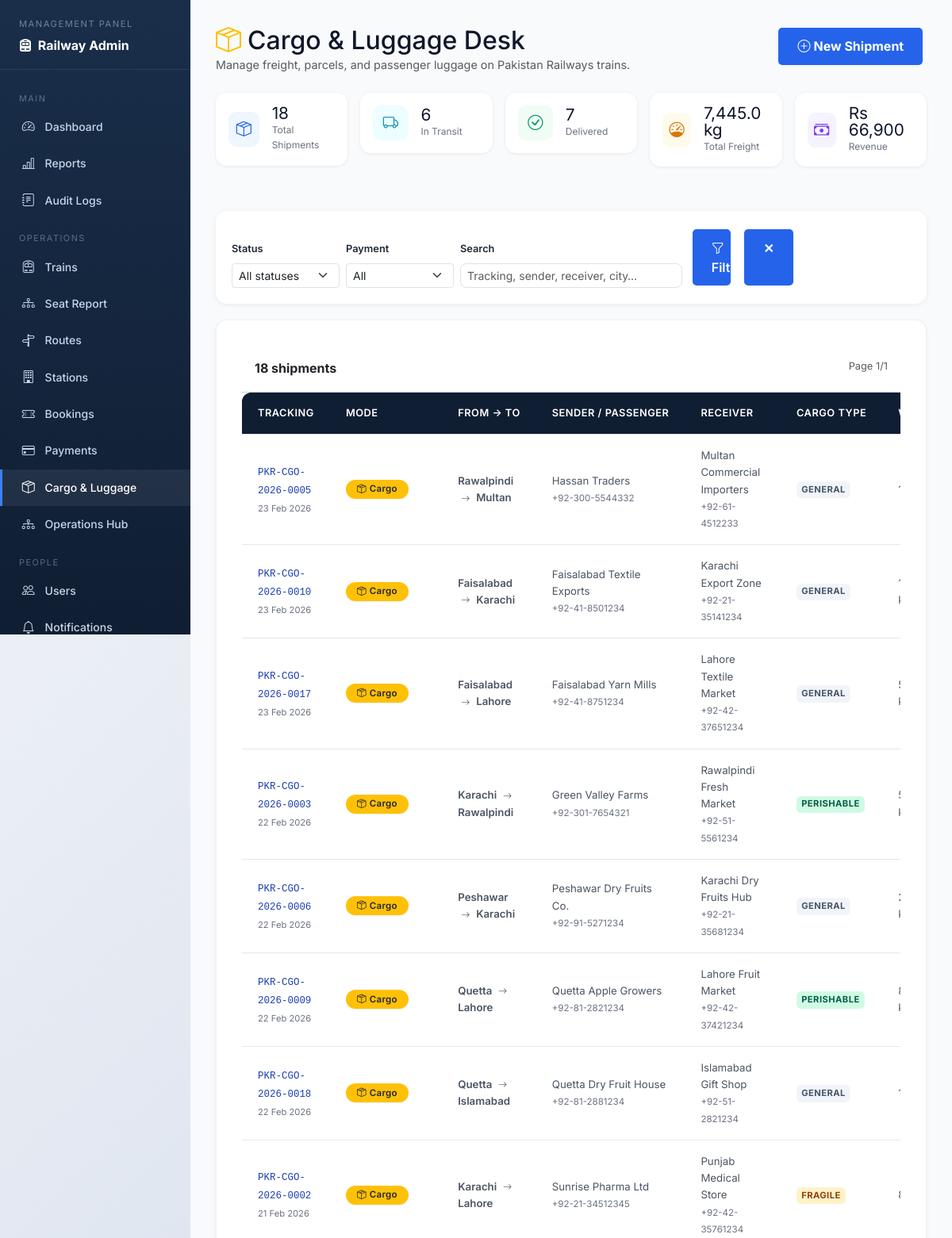
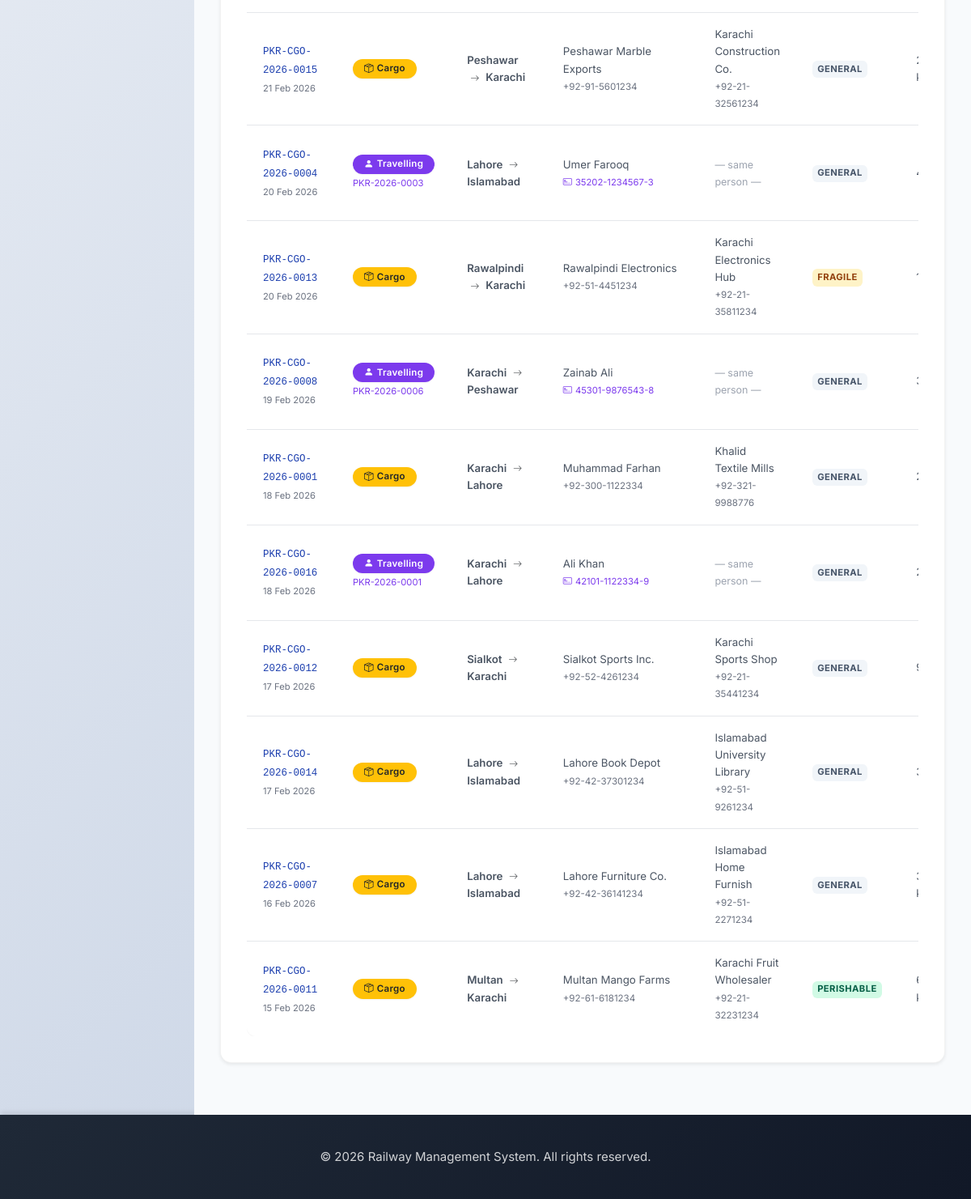
The app's page /cargo-shipments.php (signed in) with its own data (2 pictures, top to bottom).
### tables this page shows
CREATE TABLE IF NOT EXISTS cargo_shipments (
    shipment_id          INT PRIMARY KEY AUTO_INCREMENT,
    tracking_number      VARCHAR(30) UNIQUE NOT NULL,
    shipment_type        ENUM('cargo_delivery','travelling') NOT NULL DEFAULT 'cargo_delivery',
    passenger_name       VARCHAR(120),
    passenger_cnic       VARCHAR(20),
    linked_booking_ref   VARCHAR(30),
    sender_name          VARCHAR(100) NOT NULL,
    sender_phone         VARCHAR(20),
    sender_address       TEXT,
    receiver_name        VARCHAR(100),
    receiver_phone       VARCHAR(20),
    receiver_address     TEXT,
    origin_city          VARCHAR(100) NOT NULL,
    destination_city     VARCHAR(100) NOT NULL,
    route_id             INT,
    weight_kg            DECIMAL(8,2) NOT NULL,
    cargo_type           ENUM('general','fragile','perishable','livestock','hazardous') DEFAULT 'general',
    declared_value       DECIMAL(12,2) DEFAULT 0.00,
    shipping_fee         DECIMAL(10,2) NOT NULL,
    shipment_status      ENUM('pending','in_transit','arrived','delivered','cancelled') DEFAULT 'pending',
    payment_status       ENUM('pending','paid','refunded') DEFAULT 'pending',
    special_instructions TEXT,
    booked_by            INT,
    handled_by           INT,
    booking_date         TIMESTAMP DEFAULT CURRENT_TIMESTAMP,
    estimated_delivery   DATE,
    actual_delivery      DATETIME,
    updated_at           TIMESTAMP DEFAULT CURRENT_TIMESTAMP ON UPDATE CURRENT_TIMESTAMP,
    FOREIGN KEY (route_id)   REFERENCES routes(route_id)  ON DELETE SET NULL,
    FOREIGN KEY (booked_by)  REFERENCES users(user_id)    ON DELETE SET NULL,
    FOREIGN KEY (handled_by) REFERENCES users(user_id)    ON DELETE SET NULL,
    INDEX idx_cargo_status  (shipment_status),
    INDEX idx_cargo_route   (route_id),
    INDEX idx_cargo_track   (tracking_number)
);

### src/classes/Database.php (called while the page is built, shortened)
<?php
class Database {
    private $host = DB_HOST;
    private $db_name = DB_NAME;
    private $user = DB_USER;
    private $password = DB_PASS;
    private $port = DB_PORT;
    private $connection;
    public function connect() {
        $this->connection = new mysqli(
            $this->host,
            $this->user,
            $this->password,
            $this->db_name,
            $this->port
        );
        $this->connection->set_charset('utf8');
        return $this->connection;
    }
    private function ensureCancellationColumns(): void {
        $db = $this->connection->real_escape_string($this->db_name);
        $columns = [
            'cancellation_reason' => "ALTER TABLE bookings ADD COLUMN cancellation_reason VARCHAR(255) DEFAULT NULL",
            'cancellation_fee'    => "ALTER TABLE bookings ADD COLUMN cancellation_fee    DECIMAL(10,2) DEFAULT 0.00",
            'refund_amount'       => "ALTER TABLE bookings ADD COLUMN refund_amount       DECIMAL(10,2) DEFAULT 0.00",
            'cancelled_at'        => "ALTER TABLE bookings ADD COLUMN cancelled_at        DATETIME DEFAULT NULL",
        ];
        foreach ($columns as $col => $ddl) {
            $check = $this->connection->query(
                "SELECT 1 FROM information_schema.COLUMNS
                 WHERE TABLE_SCHEMA = '{$db}' AND TABLE_NAME = 'bookings' AND COLUMN_NAME = '{$col}'"
            );
            if ($check && $check->num_rows === 0) {
                $this->connection->query($ddl);
            }
        }
    }
    private function ensureNotificationColumns(): void {
        $db = $this->connection->real_escape_string($this->db_name);
        $columns = [
            'type'       => "ALTER TABLE notifications ADD COLUMN type       VARCHAR(30)  NOT NULL DEFAULT 'info'",
            'related_id' => "ALTER TABLE notifications ADD COLUMN related_id  INT          NOT NULL DEFAULT 0",
        ];
        foreach ($columns as $col => $ddl) {
            $check = $this->connection->query(
                "SELECT 1 FROM information_schema.COLUMNS
                 WHERE TABLE_SCHEMA = '{$db}' AND TABLE_NAME = 'notifications' AND COLUMN_NAME = '{$col}'"
            );
            if ($check && $check->num_rows === 0) {
                $this->connection->query($ddl);
            }
        }
    }
    public function select($query) {
        $result = $this->connection->query($query);
        $data = array();
        if ($result->num_rows > 0) {
            while ($row = $result->fetch_assoc()) {
                array_push($data, $row);
            }
            return $data;
        } else {
            return false;
        }
    }
    public function selectRow($query) {
        $result = $this->connection->query($query);
        if ($result && $result->num_rows > 0) {
            return $result->fetch_assoc();
        }
        return false;
    }
}
?>

### cargo-shipments.php (the view, shortened to what this page needs)
<?php
require_once 'config/database.php';
require_once 'src/classes/Database.php';
$db   = new Database();
$db->connect();
$is_admin   = $_SESSION['role'] === 'admin';
$search        = trim($_GET['q'] ?? '');
$page          = max(1, (int)($_GET['page'] ?? 1));
$per_page      = 20;
$offset        = ($page - 1) * $per_page;
$wheres = [];
$where_sql = $wheres ? 'WHERE ' . implode(' AND ', $wheres) : '';
$total_rows  = (int)($db->selectRow("SELECT COUNT(*) AS n FROM cargo_shipments cs {$where_sql}")['n'] ?? 0);
$total_pages = max(1, (int)ceil($total_rows / $per_page));
$shipments = $db->select(
    "SELECT cs.*, u.full_name AS booked_by_name
     FROM cargo_shipments cs
     LEFT JOIN users u ON cs.booked_by = u.user_id
     {$where_sql}
     ORDER BY cs.booking_date DESC
     LIMIT {$per_page} OFFSET {$offset}"
) ?: [];
$kpi = $db->selectRow(
    "SELECT COUNT(*) AS total,
            SUM(shipment_status='pending')    AS pending_n,
            SUM(shipment_status='in_transit') AS transit_n,
            SUM(shipment_status='delivered')  AS delivered_n,
            SUM(shipment_status='cancelled')  AS cancelled_n,
            IFNULL(SUM(shipping_fee),0)       AS total_fees,
            IFNULL(SUM(weight_kg),0)          AS total_kg
     FROM cargo_shipments"
) ?? [];
require_once 'inc/header.php';
?>
<div class="adm-wrap">
<aside class="adm-sidebar">
    <div class="sb-brand">
        <span>Management Panel</span>
        <strong><i class="bi bi-train-front-fill me-1"></i> Railway Admin</strong>
    </div>
    <nav>
        <div class="sb-sep">Main</div>
        <a href="admin-dashboard.php"><i class="bi bi-speedometer2"></i> Dashboard</a>
        <a href="reports.php"><i class="bi bi-bar-chart-line"></i> Reports</a>
        <?php if ($is_admin): ?>
        <a href="audit-logs.php"><i class="bi bi-journal-text"></i> Audit Logs</a>
        <?php endif; ?>
        <div class="sb-sep">Operations</div>
        <a href="manage-trains.php"><i class="bi bi-train-front"></i> Trains</a>
        <a href="train-seats-report.php"><i class="bi bi-diagram-3"></i> Seat Report</a>
        <a href="manage-routes.php"><i class="bi bi-signpost-split"></i> Routes</a>
        <a href="operations-hub.php?tab=stations"><i class="bi bi-building"></i> Stations</a>
        <a href="manage-bookings.php"><i class="bi bi-ticket-perforated"></i> Bookings</a>
        <a href="manage-payments.php"><i class="bi bi-credit-card"></i> Payments</a>
        <a href="cargo-shipments.php" class="active"><i class="bi bi-box-seam"></i> Cargo &amp; Luggage</a>
        <a href="operations-hub.php"><i class="bi bi-diagram-3"></i> Operations Hub</a>
        <div class="sb-sep">People</div>
        <?php if ($is_admin): ?><a href="manage-users.php"><i class="bi bi-people"></i> Users</a><?php endif; ?>
        <a href="notifications.php"><i class="bi bi-bell"></i> Notifications</a>
    </nav>
</aside>
<main class="adm-main">
    <div class="d-flex justify-content-between align-items-start mb-4 flex-wrap gap-2">
        <div>
            <h2 class="fw-black mb-0" style="color:#0f172a;"><i class="bi bi-box-seam me-2 text-warning"></i>Cargo &amp; Luggage Desk</h2>
            <p class="text-muted mb-0" style="font-size:.9rem;">Manage freight, parcels, and passenger luggage on Pakistan Railways trains.</p>
        </div>
        <button class="btn btn-warning fw-bold" data-bs-toggle="modal" data-bs-target="#newShipmentModal">
            <i class="bi bi-plus-circle me-1"></i>New Shipment
        </button>
    </div>
    <div class="row g-3 mb-4">
        <?php
        $kpis = [
            ['Total Shipments', number_format($kpi['total'] ?? 0),    'bi-box-seam',        '#2563eb','#eff6ff'],
            ['In Transit',      number_format($kpi['transit_n'] ?? 0),'bi-truck',           '#0891b2','#ecfeff'],
            ['Delivered',       number_format($kpi['delivered_n']??0),'bi-check-circle',    '#059669','#f0fdf4'],
            ['Total Freight',   number_format($kpi['total_kg'] ?? 0, 1).' kg','bi-speedometer','#d97706','#fffbeb'],
            ['Revenue',         'Rs '.number_format($kpi['total_fees']??0,0),'bi-cash-stack','#7c3aed','#f5f3ff'],
        ];
        foreach ($kpis as [$lbl,$val,$ico,$clr,$bg]):
        ?>
        <div class="col-lg col-sm-6">
            <div class="card kpi-card p-3">
                <div class="d-flex align-items-center gap-3">
                    <div style="width:44px;height:44px;border-radius:10px;background:<?= $bg ?>;display:flex;align-items:center;justify-content:center;">
                        <i class="bi <?= $ico ?>" style="font-size:1.2rem;color:<?= $clr ?>;"></i>
                    </div>
                    <div>
                        <div class="fw-black" style="font-size:1.3rem;color:#0f172a;line-height:1;"><?= $val ?></div>
                        <div style="font-size:.75rem;color:#6b7280;"><?= $lbl ?></div>
                    </div>
                </div>
            </div>
        </div>
        <?php endforeach; ?>
    </div>
    <form method="GET" class="filter-bar">
        <div class="row g-2 align-items-end">
            <div class="col-md-2">
                <label class="form-label fw-semibold" style="font-size:.8rem;">Status</label>
                <select name="status" class="form-select form-select-sm">
                    <option value="all">All statuses</option>
                </select>
            </div>
            <div class="col-md-2">
                <label class="form-label fw-semibold" style="font-size:.8rem;">Payment</label>
                <select name="pay" class="form-select form-select-sm">
                    <option value="all">All</option>
                </select>
            </div>
            <div class="col-md-4">
                <label class="form-label fw-semibold" style="font-size:.8rem;">Search</label>
                <input type="text" name="q" class="form-control form-control-sm"
                       placeholder="Tracking, sender, receiver, city…" value="<?= htmlspecialchars($search) ?>">
            </div>
            <div class="col-md-2 d-flex gap-2">
                <button class="btn btn-primary btn-sm w-100"><i class="bi bi-funnel me-1"></i>Filter</button>
                <a href="cargo-shipments.php" class="btn btn-outline-secondary btn-sm">✕</a>
            </div>
        </div>
    </form>
    <div class="card shadow-sm" style="border-radius:14px;overflow:hidden;">
        <div class="card-header bg-white py-3 d-flex justify-content-between">
            <span class="fw-bold"><?= number_format($total_rows) ?> shipments</span>
            <span class="text-muted" style="font-size:.8rem;">Page <?= $page ?>/<?= $total_pages ?></span>
        </div>
        <div class="table-responsive">
        <table class="table table-hover mb-0 cargo-table">
            <thead>
                <tr>
                    <th>Tracking</th>
                    <th>Mode</th>
                    <th>From → To</th>
                    <th>Sender / Passenger</th>
                    <th>Receiver</th>
                    <th>Cargo Type</th>
                    <th>Weight</th>
                </tr>
            </thead>
            <tbody>
            <?php if (empty($shipments)): ?>
                <tr><td colspan="11" class="text-center py-5 text-muted">No shipments found.</td></tr>
            <?php else: foreach ($shipments as $s): ?>
                <?php $is_travel_row = ($s['shipment_type'] ?? 'cargo_delivery') === 'travelling'; ?>
                <tr>
                    <td><code style="font-size:.78rem;color:#1e40af;"><?= htmlspecialchars($s['tracking_number']) ?></code><br>
                        <span style="font-size:.7rem;color:#6b7280;"><?= date('d M Y', strtotime($s['booking_date'])) ?></span>
                    </td>
                    <td>
                        <?php if ($is_travel_row): ?>
                        <span class="badge" style="background:#7c3aed;font-size:.72rem;"><i class="bi bi-person-fill me-1"></i>Travelling</span>
                        <?php if ($s['linked_booking_ref']): ?>
                        <br><span style="font-size:.7rem;color:#7c3aed;"><?= htmlspecialchars($s['linked_booking_ref']) ?></span>
                        <?php endif; ?>
                        <?php else: ?>
                        <span class="badge bg-warning text-dark" style="font-size:.72rem;"><i class="bi bi-box-seam me-1"></i>Cargo</span>
                        <?php endif; ?>
                    </td>
                    <td>
                        <span class="fw-semibold"><?= htmlspecialchars($s['origin_city']) ?></span>
                        <i class="bi bi-arrow-right text-muted mx-1" style="font-size:.7rem;"></i>
                        <span class="fw-semibold"><?= htmlspecialchars($s['destination_city']) ?></span>
                    </td>
                    <td>
                        <?= htmlspecialchars($s['sender_name']) ?>
                        <?php if ($is_travel_row && $s['passenger_cnic']): ?>
                        <br><span style="font-size:.7rem;color:#7c3aed;"><i class="bi bi-credit-card-2-front me-1"></i><?= htmlspecialchars($s['passenger_cnic']) ?></span>
                        <?php else: ?>
                        <br><span style="font-size:.72rem;color:#6b7280;"><?= htmlspecialchars($s['sender_phone'] ?? '') ?></span>
                        <?php endif; ?>
                    </td>
                    <td>
                        <?php if ($is_travel_row): ?>
                        <span style="font-size:.78rem;color:#9ca3af;">— same person —</span>
                        <?php else: ?>
                        <?= htmlspecialchars($s['receiver_name']) ?><br>
                        <span style="font-size:.72rem;color:#6b7280;"><?= htmlspecialchars($s['receiver_phone'] ?? '') ?></span>
                        <?php endif; ?>
                    </td>
                    <td><span class="type-pill type-<?= $s['cargo_type'] ?>"><?= htmlspecialchars($s['cargo_type']) ?></span></td>
                    <td><?= number_format($s['weight_kg'], 1) ?> kg</td>
                </tr>
            <?php endforeach; endif; ?>
            </tbody>
        </table>
        </div>
    </div>
</main>
</div>
<?php require_once 'inc/footer.php'; ?>

### records on screen
cargo_shipments: tracking_number "PKR-CGO-2026-0005", booking_date "23 Feb 2026", shipment_type "cargo_delivery" (drawn), origin_city "Rawalpindi", destination_city "Multan", sender_name "Hassan Traders", sender_phone "+92-300-5544332", receiver_name "Multan Commercial Importers", receiver_phone "+92-61-4512233", cargo_type "GENERAL"
cargo_shipments: tracking_number "PKR-CGO-2026-0010", booking_date "23 Feb 2026", shipment_type "cargo_delivery" (drawn), origin_city "Faisalabad", destination_city "Karachi", sender_name "Faisalabad Textile Exports", sender_phone "+92-41-8501234", receiver_name "Karachi Export Zone", receiver_phone "+92-21-35141234", cargo_type "GENERAL"
cargo_shipments: tracking_number "PKR-CGO-2026-0017", booking_date "23 Feb 2026", shipment_type "cargo_delivery" (drawn), origin_city "Faisalabad", destination_city "Lahore", sender_name "Faisalabad Yarn Mills", sender_phone "+92-41-8751234", receiver_name "Lahore Textile Market", receiver_phone "+92-42-37651234", cargo_type "GENERAL"
cargo_shipments: tracking_number "PKR-CGO-2026-0003", booking_date "22 Feb 2026", shipment_type "cargo_delivery" (drawn), origin_city "Karachi", destination_city "Rawalpindi", sender_name "Green Valley Farms", sender_phone "+92-301-7654321", receiver_name "Rawalpindi Fresh Market", receiver_phone "+92-51-5561234", cargo_type "PERISHABLE"
cargo_shipments: tracking_number "PKR-CGO-2026-0006", booking_date "22 Feb 2026", shipment_type "cargo_delivery" (drawn), origin_city "Peshawar", destination_city "Karachi", sender_name "Peshawar Dry Fruits Co.", sender_phone "+92-91-5271234", receiver_name "Karachi Dry Fruits Hub", receiver_phone "+92-21-35681234", cargo_type "GENERAL"
cargo_shipments: tracking_number "PKR-CGO-2026-0009", booking_date "22 Feb 2026", shipment_type "cargo_delivery" (drawn), origin_city "Quetta", destination_city "Lahore", sender_name "Quetta Apple Growers", sender_phone "+92-81-2821234", receiver_name "Lahore Fruit Market", receiver_phone "+92-42-37421234", cargo_type "PERISHABLE"
cargo_shipments: tracking_number "PKR-CGO-2026-0018", booking_date "22 Feb 2026", shipment_type "cargo_delivery" (drawn), origin_city "Quetta", destination_city "Islamabad", sender_name "Quetta Dry Fruit House", sender_phone "+92-81-2881234", receiver_name "Islamabad Gift Shop", receiver_phone "+92-51-2821234", cargo_type "GENERAL"
cargo_shipments: tracking_number "PKR-CGO-2026-0002", booking_date "21 Feb 2026", shipment_type "cargo_delivery" (drawn), origin_city "Karachi", destination_city "Lahore", sender_name "Sunrise Pharma Ltd", sender_phone "+92-21-34512345", receiver_name "Punjab Medical Store", receiver_phone "+92-42-35761234", cargo_type "FRAGILE"
cargo_shipments: tracking_number "PKR-CGO-2026-0015", booking_date "21 Feb 2026", shipment_type "cargo_delivery" (drawn), origin_city "Peshawar", destination_city "Karachi", sender_name "Peshawar Marble Exports", sender_phone "+92-91-5601234", receiver_name "Karachi Construction Co.", receiver_phone "+92-21-32561234", cargo_type "GENERAL"
cargo_shipments: tracking_number "PKR-CGO-2026-0004", booking_date "20 Feb 2026", linked_booking_ref "PKR-2026-0003", origin_city "Lahore", destination_city "Islamabad", sender_name "Umer Farooq", passenger_cnic "35202-1234567-3", shipment_type "— same person —", cargo_type "GENERAL"
cargo_shipments: tracking_number "PKR-CGO-2026-0013", booking_date "20 Feb 2026", shipment_type "cargo_delivery" (drawn), origin_city "Rawalpindi", destination_city "Karachi", sender_name "Rawalpindi Electronics", sender_phone "+92-51-4451234", receiver_name "Karachi Electronics Hub", receiver_phone "+92-21-35811234", cargo_type "FRAGILE"
cargo_shipments: tracking_number "PKR-CGO-2026-0008", booking_date "19 Feb 2026", linked_booking_ref "PKR-2026-0006", origin_city "Karachi", destination_city "Peshawar", sender_name "Zainab Ali", passenger_cnic "45301-9876543-8", shipment_type "— same person —", cargo_type "GENERAL"
cargo_shipments: tracking_number "PKR-CGO-2026-0001", booking_date "18 Feb 2026", shipment_type "cargo_delivery" (drawn), origin_city "Karachi", destination_city "Lahore", sender_name "Muhammad Farhan", sender_phone "+92-300-1122334", receiver_name "Khalid Textile Mills", receiver_phone "+92-321-9988776", cargo_type "GENERAL"
cargo_shipments: tracking_number "PKR-CGO-2026-0016", booking_date "18 Feb 2026", linked_booking_ref "PKR-2026-0001", origin_city "Karachi", destination_city "Lahore", sender_name "Ali Khan", passenger_cnic "42101-1122334-9", shipment_type "— same person —", cargo_type "GENERAL"
cargo_shipments: tracking_number "PKR-CGO-2026-0012", booking_date "17 Feb 2026", shipment_type "cargo_delivery" (drawn), origin_city "Sialkot", destination_city "Karachi", sender_name "Sialkot Sports Inc.", sender_phone "+92-52-4261234", receiver_name "Karachi Sports Shop", receiver_phone "+92-21-35441234", cargo_type "GENERAL"
cargo_shipments: tracking_number "PKR-CGO-2026-0014", booking_date "17 Feb 2026", shipment_type "cargo_delivery" (drawn), origin_city "Lahore", destination_city "Islamabad", sender_name "Lahore Book Depot", sender_phone "+92-42-37301234", receiver_name "Islamabad University Library", receiver_phone "+92-51-9261234", cargo_type "GENERAL"
cargo_shipments: tracking_number "PKR-CGO-2026-0007", booking_date "16 Feb 2026", shipment_type "cargo_delivery" (drawn), origin_city "Lahore", destination_city "Islamabad", sender_name "Lahore Furniture Co.", sender_phone "+92-42-36141234", receiver_name "Islamabad Home Furnish", receiver_phone "+92-51-2271234", cargo_type "GENERAL"
cargo_shipments: tracking_number "PKR-CGO-2026-0011", booking_date "15 Feb 2026", shipment_type "cargo_delivery" (drawn), origin_city "Multan", destination_city "Karachi", sender_name "Multan Mango Farms", sender_phone "+92-61-6181234", receiver_name "Karachi Fruit Wholesaler", receiver_phone "+92-21-32231234", cargo_type "PERISHABLE"

### other values on screen
$val "18"
$lbl "Total Shipments"
$val "6"
$lbl "In Transit"
$val "7"
$lbl "Delivered"
$val "7,445.0 kg"
$lbl "Total Freight"
$val "Rs 66,900"
$lbl "Revenue"
$total_rows "18"
$page "1"
$total_pages "1"
